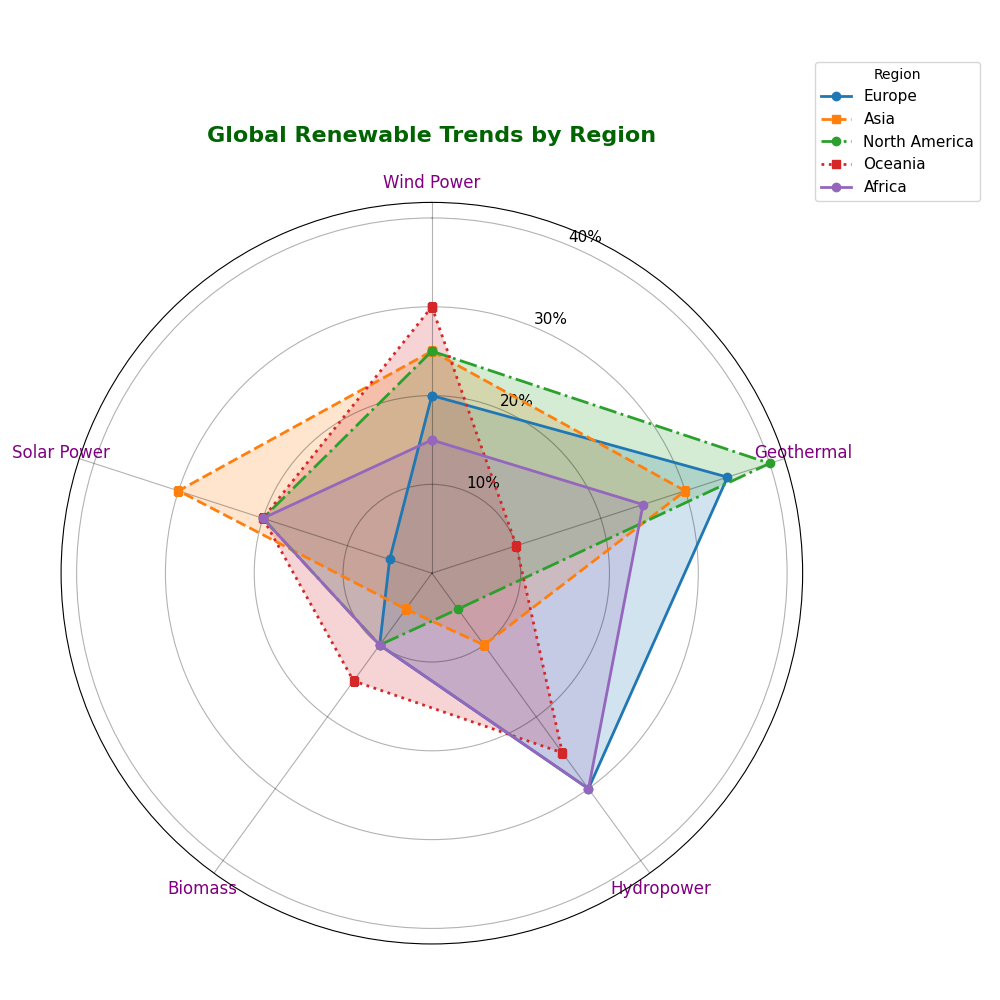

This chart was generated by the following Python code:
import numpy as np
import matplotlib.pyplot as plt

sectors = ['Wind Power', 'Geothermal', 'Hydropower', 'Biomass', 'Solar Power']
regions = ['Europe', 'Asia', 'North America', 'Oceania', 'Africa']

data = {
    'Europe': [20, 35, 30, 10, 5],
    'Asia': [25, 30, 10, 5, 30],
    'North America': [25, 40, 5, 10, 20],
    'Oceania': [30, 10, 25, 15, 20],
    'Africa': [15, 25, 30, 10, 20]
}

def create_radar_chart(sectors, data, title):
    num_vars = len(sectors)
    angles = np.linspace(0, 2 * np.pi, num_vars, endpoint=False).tolist()
    angles += angles[:1]

    fig, ax = plt.subplots(figsize=(10, 10), subplot_kw=dict(polar=True))

    ax.set_theta_offset(np.pi / 2)
    ax.set_theta_direction(-1)
    ax.set_xticks(angles[:-1])
    ax.set_xticklabels(sectors, fontsize=12, color='purple')  # Changed color

    # Altered styles of plot lines and markers
    line_styles = ['solid', 'dashed', 'dashdot', 'dotted']  # Randomly chosen different styles
    
    for idx, (region, values) in enumerate(data.items()):
        values += values[:1]
        linestyle = line_styles[idx % len(line_styles)]  # Different line styles
        marker = 'o' if idx % 2 == 0 else 's'  # Alternate marker shapes
        ax.plot(angles, values, linewidth=2, linestyle=linestyle, marker=marker, label=region)
        ax.fill(angles, values, alpha=0.2) 

    plt.title(title, size=16, weight='bold', color='darkgreen', va='bottom', pad=20)  # Changed title color
    plt.legend(loc='upper right', bbox_to_anchor=(1.25, 1.2), fontsize=11, title="Region")  # Slightly moved position

    ax.yaxis.grid(True, color='black', linestyle='-', alpha=0.3)  # Changed grid color and style for y-axis
    ax.xaxis.grid(True, color='black', linestyle='-', alpha=0.3)  # Changed grid color and style for x-axis
    ax.set_yticks([10, 20, 30, 40])
    ax.set_yticklabels(['10%', '20%', '30%', '40%'], color='black', size=11)  # Removed one tick and changed colors

    ax.spines['polar'].set_visible(True)  # Made border visible with default style

    plt.tight_layout()
    plt.show()

create_radar_chart(sectors, data, "Global Renewable Trends by Region")
